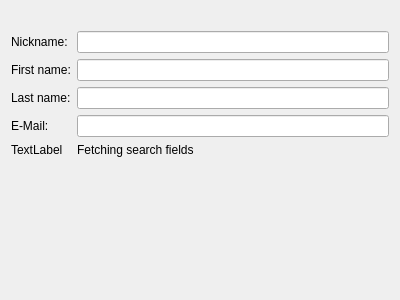
<?xml version="1.0" encoding="UTF-8"?>
<ui version="4.0">
 <class>QtUserSearchFieldsPage</class>
 <widget class="QWizardPage" name="QtUserSearchFieldsPage">
  <property name="geometry">
   <rect>
    <x>0</x>
    <y>0</y>
    <width>400</width>
    <height>300</height>
   </rect>
  </property>
  <property name="windowTitle">
   <string>WizardPage</string>
  </property>
  <layout class="QGridLayout" name="gridLayout">
   <item row="0" column="0" colspan="2">
    <widget class="QLabel" name="instructionsLabel_">
     <property name="text">
      <string/>
     </property>
    </widget>
   </item>
   <item row="1" column="0">
    <widget class="QLabel" name="nickInputLabel_">
     <property name="text">
      <string>Nickname:</string>
     </property>
    </widget>
   </item>
   <item row="1" column="1">
    <widget class="QLineEdit" name="nickInput_"/>
   </item>
   <item row="2" column="0">
    <widget class="QLabel" name="firstInputLabel_">
     <property name="text">
      <string>First name:</string>
     </property>
    </widget>
   </item>
   <item row="2" column="1">
    <widget class="QLineEdit" name="firstInput_"/>
   </item>
   <item row="3" column="0">
    <widget class="QLabel" name="lastInputLabel_">
     <property name="text">
      <string>Last name:</string>
     </property>
    </widget>
   </item>
   <item row="3" column="1">
    <widget class="QLineEdit" name="lastInput_"/>
   </item>
   <item row="4" column="0">
    <widget class="QLabel" name="emailInputLabel_">
     <property name="text">
      <string>E-Mail:</string>
     </property>
    </widget>
   </item>
   <item row="4" column="1">
    <widget class="QLineEdit" name="emailInput_"/>
   </item>
   <item row="6" column="1">
    <spacer name="verticalSpacer">
     <property name="orientation">
      <enum>Qt::Vertical</enum>
     </property>
     <property name="sizeHint" stdset="0">
      <size>
       <width>20</width>
       <height>40</height>
      </size>
     </property>
    </spacer>
   </item>
   <item row="5" column="0">
    <widget class="QLabel" name="fetchingThrobber_">
     <property name="text">
      <string>TextLabel</string>
     </property>
    </widget>
   </item>
   <item row="5" column="1">
    <widget class="QLabel" name="fetchingLabel_">
     <property name="text">
      <string>Fetching search fields</string>
     </property>
    </widget>
   </item>
  </layout>
 </widget>
 <resources/>
 <connections/>
</ui>
